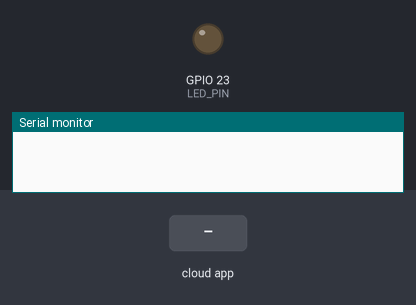
A sketch run on a simulated ESP32. On the bench: output pins drawn as LEDs (lit = HIGH), the last lines printed to the serial monitor. The inputs (shaded band) are chosen by the test bench. WiFi joins after 1.5 s; servers stay silent unless stated.

Above: at 2.7 s.
2.8 s: the phone or cloud app sets Led_Switch to 1
At 3.7 s:
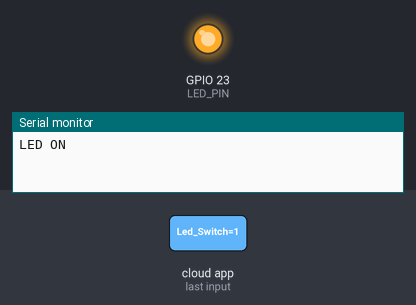
4.5 s: the phone or cloud app sets Led_Switch to 0
At 4.8 s:
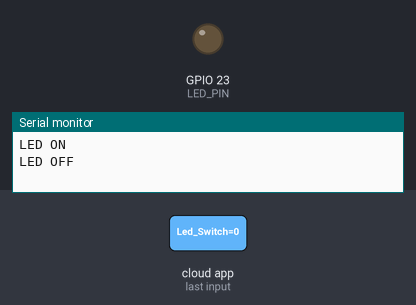
Timing chart, 0 to 7.5 s (numbered marks = the images above; inputs shaded):
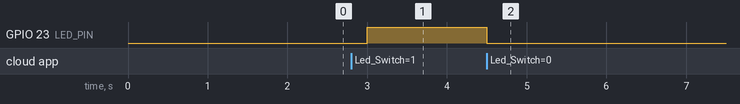

The sketch:

Led_With_Switch.ino
```cpp
#include "arduino_secrets.h"
#include "thingProperties.h"

#define LED_PIN 23

void setup() {
  Serial.begin(115200);
  delay(1500);

  pinMode(LED_PIN, OUTPUT);

  digitalWrite(LED_PIN, LOW);

  initProperties();

  ArduinoCloud.begin(ArduinoIoTPreferredConnection);

  setDebugMessageLevel(2);
  ArduinoCloud.printDebugInfo();
}

void loop() {
  ArduinoCloud.update();
}

void onLedSwitchChange() {
  if (Led_Switch) {
    digitalWrite(LED_PIN, HIGH);
    Serial.println("LED ON");
  } else {
    digitalWrite(LED_PIN, LOW);
    Serial.println("LED OFF");
  }
}
```

arduino_secrets.h
```cpp
#define SECRET_DEVICE_KEY ""
#define SECRET_OPTIONAL_PASS ""
#define SECRET_SSID ""
```

thingProperties.h
```cpp
// Code generated by Arduino IoT Cloud, DO NOT EDIT.

#include <ArduinoIoTCloud.h>
#include <Arduino_ConnectionHandler.h>

const char DEVICE_LOGIN_NAME[]  = "9412d6e5-700f-4fe5-9ac7-1520c97219a0";

const char SSID[]               = SECRET_SSID;    // Network SSID (name)
const char PASS[]               = SECRET_OPTIONAL_PASS;    // Network password (use for WPA, or use as key for WEP)
const char DEVICE_KEY[]  = SECRET_DEVICE_KEY;    // Secret device password

void onLedSwitchChange();

bool Led_Switch;

void initProperties(){

  ArduinoCloud.setBoardId(DEVICE_LOGIN_NAME);
  ArduinoCloud.setSecretDeviceKey(DEVICE_KEY);
  ArduinoCloud.addProperty(Led_Switch, READWRITE, ON_CHANGE, onLedSwitchChange);

}

WiFiConnectionHandler ArduinoIoTPreferredConnection(SSID, PASS);
```

Measured:
- after the input at 2.8 s, GPIO 23 (LED_PIN): LOW → HIGH after 0.20 s
- after the input at 4.5 s, GPIO 23 (LED_PIN): HIGH → LOW at once
